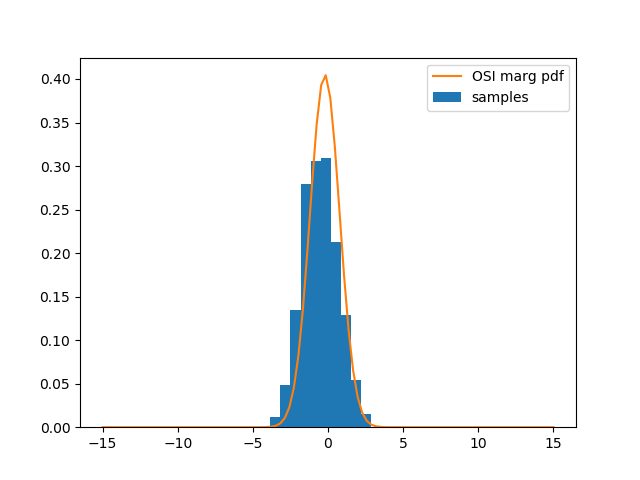

Here is the Python script that generated this plot:
import utils

utils.set_path(('..', '../gibbs'))
from RelationalGraph import *
from MLNPotential import *
from Potential import QuadraticPotential, TablePotential, HybridQuadraticPotential
from EPBPLogVersion import EPBP
from OneShot import OneShot, LiftedOneShot
from CompressedGraphSorted import CompressedGraphSorted
import numpy as np
import time
from copy import copy

seed = 0
utils.set_seed(seed)

from hybrid_gaussian_mrf import HybridGaussianSampler

# num_x = 10
# num_y = 2
# num_s = 5

num_x = 2
num_y = 2
num_s = 2

X = []
for x in range(num_x):
    X.append(f'x{x}')
Y = []
for y in range(num_y):
    Y.append(f'y{y}')
S = []
for s in range(num_s):
    S.append(f's{s}')

domain_bool = Domain((0, 1))
domain_real = Domain((-15, 15), continuous=True, integral_points=linspace(-15, 15, 20))

lv_x = LV(X)
lv_y = LV(Y)
lv_s = LV(S)

atom_A = Atom(domain_real, logical_variables=(lv_y,), name='A')
atom_B = Atom(domain_real, logical_variables=(lv_x,), name='B')
atom_C = Atom(domain_bool, logical_variables=(lv_x, lv_y), name='C')
atom_D = Atom(domain_bool, logical_variables=(lv_x, lv_s), name='D')
atom_E = Atom(domain_bool, logical_variables=(lv_y, lv_s), name='E')

f1 = ParamF(  # disc
    MLNPotential(lambda x: imp_op(x[0] * x[1], x[2]), w=1), nb=(atom_D, atom_E, atom_C)
)

w_h = 0.1
a = 8.
b = -7.
f2 = ParamF(  # hybrid
    # MLNPotential(lambda x: x[0] * eq_op(x[1], x[2]), w=w_h), nb=(atom_C, atom_A, atom_B)  # unimodal
    MLNPotential(lambda x: (1 - x[0]) * eq_op(x[1], a) + x[0] * eq_op(x[2], b), w=w_h), nb=(atom_C, atom_A, atom_B)
)
equiv_hybrid_pot = HybridQuadraticPotential(
    A=-w_h * np.array([np.array([[1., 0], [0, 0]]), np.array([[0., 0.], [0., 1.]])]),
    b=-w_h * np.array([[-2 * a, 0], [0., -2 * b]]),
    c=-w_h * np.array([a ** 2, b ** 2])
)

prior_var = 0.5  # variance of Gaussian prior
f3 = ParamF(  # cont
    QuadraticPotential(A=-0.5 * (np.eye(2) * prior_var), b=np.array([1., 0.]), c=0.),
    nb=[atom_A, atom_B]
)

rel_g = RelationalGraph()
rel_g.atoms = (atom_A, atom_B, atom_C, atom_D, atom_E)
rel_g.param_factors = (f1, f2, f3)
rel_g.init_nb()

num_tests = 2  # num rounds with different queries
num_runs = 1

avg_diff = dict()
err_var = dict()
time_cost = dict()

data = dict()

for _ in range(num_tests):
    # data.clear()
    #
    # X_ = np.random.choice(num_x, int(num_x * 0.2), replace=False)
    # for x_ in X_:
    #     data[('B', f'x{x_}')] = np.clip(np.random.normal(0, 5), -10, 10)
    #
    # X_ = np.random.choice(num_x, int(num_x * 1), replace=False)
    # for x_ in X_:
    #     # S_ = np.random.choice(num_s, 2, replace=False)
    #     S_ = np.random.choice(num_s, int(num_s * 1), replace=False)
    #     for s_ in S_:
    #         data[('D', f'x{x_}', f's{s_}')] = np.random.choice([0, 1])
    #
    # for y_ in Y:
    #     # S_ = np.random.choice(num_s, 5, replace=False)
    #     S_ = np.random.choice(num_s, int(num_s * 1), replace=False)
    #     for s_ in S_:
    #         data[('E', y_, f's{s_}')] = np.random.choice([0, 1])
    #
    # rel_g.data = data

    # manually add evidence

    g, rvs_table = rel_g.grounded_graph()

    print(rvs_table)

    print('number of rvs', len(g.rvs))
    print('num drvs', len([rv for rv in g.rvs if rv.domain_type[0] == 'd']))
    print('num crvs', len([rv for rv in g.rvs if rv.domain_type[0] == 'c']))
    print('number of factors', len(g.factors))
    print('number of evidence', len(data))

    key_list = list()
    for y_ in Y:
        key_list.append(('A', y_))
    for x_ in X:
        if ('B', x_) not in data:
            key_list.append(('B', x_))

    ans = dict()

    # sampling baseline
    name = 'GS'
    num_burnin = 200
    num_samples = 500
    num_gm_components_for_crv = 3
    disc_block_its = 40
    g2 = copy(g)  # shallow copy
    g2.factors = []
    # convert factors to the form accepted by HybridGaussianSampler
    # Currently there's no lifting for sampling, so we don't need to ensure the same potentials share reference
    for factor in g.factors:
        factor = copy(factor)
        if factor.domain_type == 'd' and not isinstance(factor.potential, TablePotential):
            assert isinstance(factor.potential, MLNPotential), 'currently can only handle MLN'
            factor.potential = utils.convert_disc_MLNPotential_to_TablePotential(factor.potential, factor.nb)
        if factor.domain_type == 'h':
            assert isinstance(factor.potential, MLNPotential), 'currently can only handle MLN'
            factor.potential = equiv_hybrid_pot
        assert isinstance(factor.potential, (TablePotential, QuadraticPotential, HybridQuadraticPotential))
        g2.factors.append(factor)

    utils.set_log_potential_funs(g2.factors, skip_existing=False)  # create lpot_funs to be used by baseline
    g2.init_rv_indices()
    hgsampler = HybridGaussianSampler(g2)
    hgsampler.block_gibbs_sample(num_burnin=num_burnin, num_samples=num_samples, disc_block_its=disc_block_its)
    np.save('cont_samples', hgsampler.cont_samples)
    np.save('disc_samples', hgsampler.disc_samples)

    for i, key in enumerate(key_list):
        ans[key] = hgsampler.map(rvs_table[key], num_gm_components_for_crv=num_gm_components_for_crv)

    name = 'EPBP'
    res = np.zeros((len(key_list), num_runs))
    for j in range(num_runs):
        bp = EPBP(g, n=20, proposal_approximation='simple')
        start_time = time.process_time()
        bp.run(10, log_enable=False)
        time_cost[name] = (time.process_time() - start_time) / num_runs / num_tests + time_cost.get(name, 0)
        print(name, f'time {time.process_time() - start_time}')
        for i, key in enumerate(key_list):
            res[i, j] = bp.map(rvs_table[key])
        print(res[:, j])
    # for i, key in enumerate(key_list):
    #     ans[key] = np.average(res[i, :])
    for i, key in enumerate(key_list):
        res[i, :] -= ans[key]
    avg_diff[name] = np.average(np.average(abs(res), axis=1)) / num_tests + avg_diff.get(name, 0)
    err_var[name] = np.average(np.average(res ** 2, axis=1)) / num_tests + err_var.get(name, 0)
    print(name, 'diff', np.average(np.average(abs(res), axis=1)))
    print(name, 'var', np.average(np.average(res ** 2, axis=1)) - np.average(np.average(abs(res), axis=1)) ** 2)

    name = 'OSI'
    K = 1
    T = 10
    lr = 0.5
    its = 500
    fix_mix_its = int(its * 0.5)
    logging_itv = 50
    res = np.zeros((len(key_list), num_runs))
    utils.set_log_potential_funs(g.factors_list)
    osi = OneShot(g=g, K=K, T=T, seed=seed)  # can be moved outside of all loops if the ground MRF doesn't change
    for j in range(num_runs):
        start_time = time.process_time()
        osi.run(lr=lr, its=its, fix_mix_its=fix_mix_its, logging_itv=logging_itv)
        time_cost[name] = (time.process_time() - start_time) / num_runs / num_tests + time_cost.get(name, 0)
        print(name, f'time {time.process_time() - start_time}')
        for i, key in enumerate(key_list):
            res[i, j] = osi.map(obs_rvs=[], query_rv=rvs_table[key])
        print(res[:, j])
        # print(osi.params)
        print('Mu =\n', osi.params['Mu'], '\nVar =\n', osi.params['Var'])
    for i, key in enumerate(key_list):
        res[i, :] -= ans[key]
    avg_diff[name] = np.average(np.average(abs(res), axis=1)) / num_tests + avg_diff.get(name, 0)
    err_var[name] = np.average(np.average(res ** 2, axis=1)) / num_tests + err_var.get(name, 0)
    print(name, 'diff', np.average(np.average(abs(res), axis=1)))
    print(name, 'var', np.average(np.average(res ** 2, axis=1)) - np.average(np.average(abs(res), axis=1)) ** 2)

    name = 'LOSI'
    cg = CompressedGraphSorted(g)
    cg.run()
    print('number of rvs in cg', len(cg.rvs))
    print('number of factors in cg', len(cg.factors))
    losi = LiftedOneShot(g=cg, K=K, T=T,
                         seed=seed)  # can be moved outside of all loops if the ground MRF doesn't change
    for j in range(num_runs):
        start_time = time.process_time()
        losi.run(lr=lr, its=its, fix_mix_its=fix_mix_its, logging_itv=logging_itv)
        time_cost[name] = (time.process_time() - start_time) / num_runs / num_tests + time_cost.get(name, 0)
        print(name, f'time {time.process_time() - start_time}')
        for i, key in enumerate(key_list):
            res[i, j] = losi.map(obs_rvs=[], query_rv=rvs_table[key])
        print(res[:, j])
        # print(osi.params)
        print('Mu =\n', losi.params['Mu'], '\nVar =\n', losi.params['Var'])
    for i, key in enumerate(key_list):
        res[i, :] -= ans[key]
    avg_diff[name] = np.average(np.average(abs(res), axis=1)) / num_tests + avg_diff.get(name, 0)
    err_var[name] = np.average(np.average(res ** 2, axis=1)) / num_tests + err_var.get(name, 0)
    print(name, 'diff', np.average(np.average(abs(res), axis=1)))
    print(name, 'var', np.average(np.average(res ** 2, axis=1)) - np.average(np.average(abs(res), axis=1)) ** 2)

print('plotting example marginal from last run')
test_crv_idx = 3
osi_test_crv_marg_params = osi.params['w'], osi.params['Mu'][test_crv_idx], osi.params['Var'][test_crv_idx]

import matplotlib.pyplot as plt

plt.figure()
xs = np.linspace(domain_real.values[0], domain_real.values[1], 100)

plt.hist(hgsampler.cont_samples[:, test_crv_idx], normed=True, label='samples')
plt.plot(xs,
         np.exp(utils.get_scalar_gm_log_prob(xs, w=osi_test_crv_marg_params[0], mu=osi_test_crv_marg_params[1],
                                             var=osi_test_crv_marg_params[2])),
         label='OSI marg pdf')
plt.legend(loc='best')
# plt.show()
save_name = __file__.split('.py')[0]
plt.savefig('%s.png' % save_name)

print('######################')
for name, v in time_cost.items():
    print(name, f'avg time {v}')
for name, v in avg_diff.items():
    print(name, f'diff {v}')
    print(name, f'std {np.sqrt(err_var[name] - v ** 2)}')
